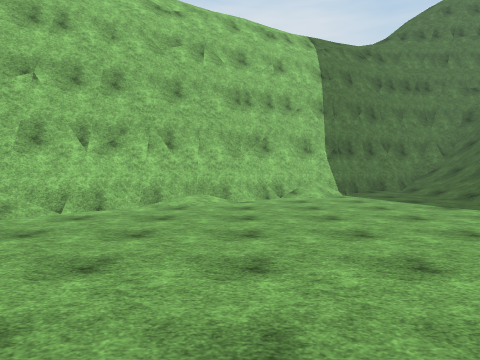
View 1 (above)

18 first-person views from a walk through a Unity game level. The camera is 1.5 m above the floor, tilts 2° down and sees 70° across. The floor is counted in squares, 2 m on a side. Each view is taken from the middle of a square. On the plan, view 1 faces up. The plan holds only what a view shows up to about 11 squares ahead; the rest is blank. The place goes on beyond the plan. Surface patterns are stand-ins for the level's own textures.

View 2
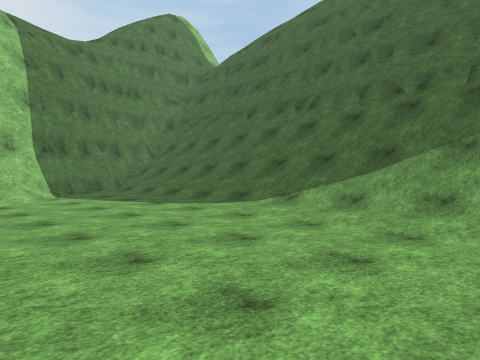

View 3
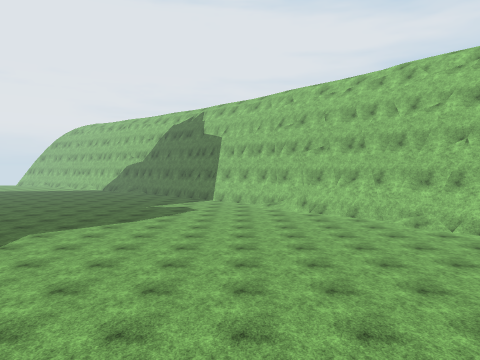

View 4
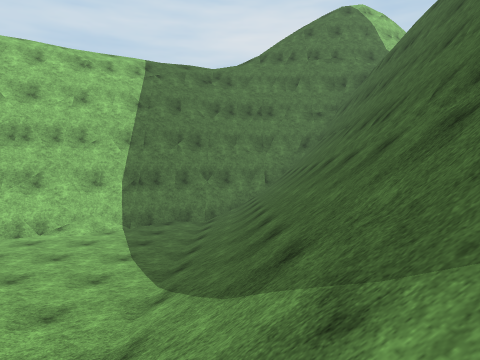

View 5
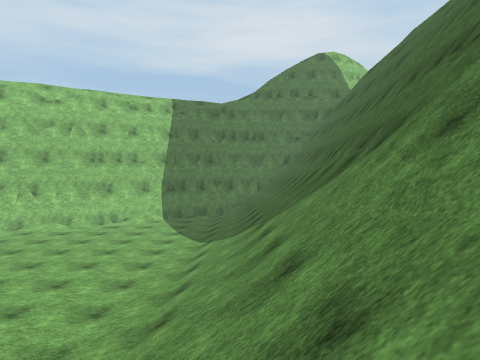

View 6
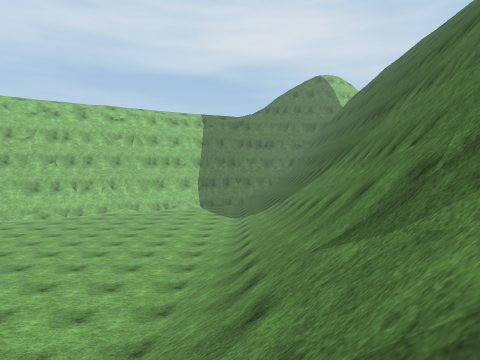

View 7
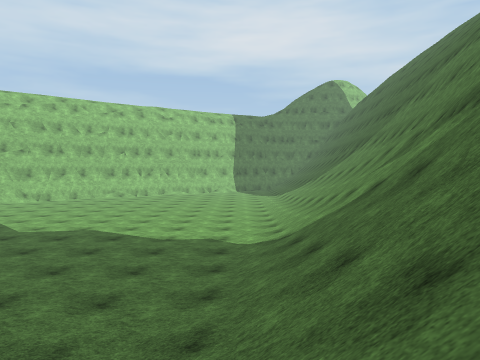

View 8
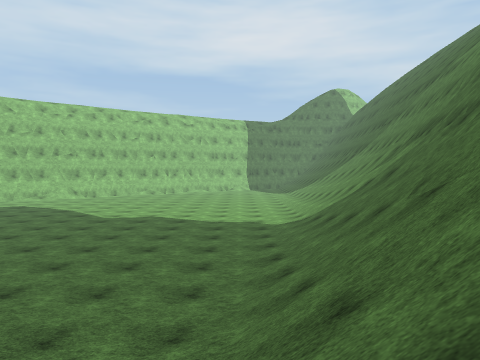

View 9
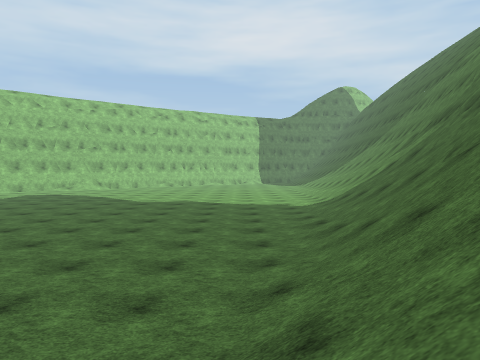

View 10
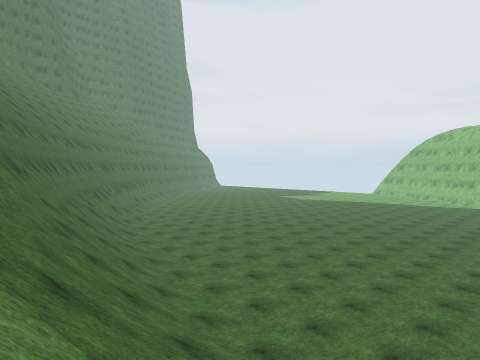

View 11
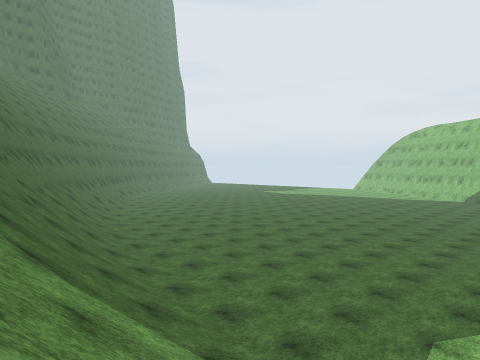

View 12
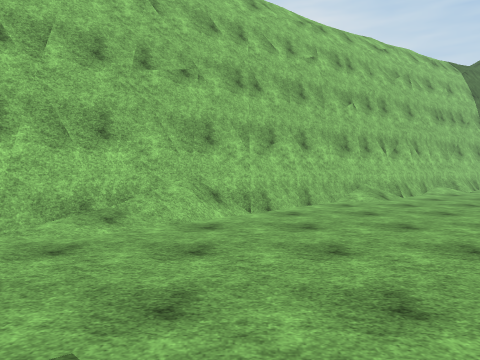

View 13
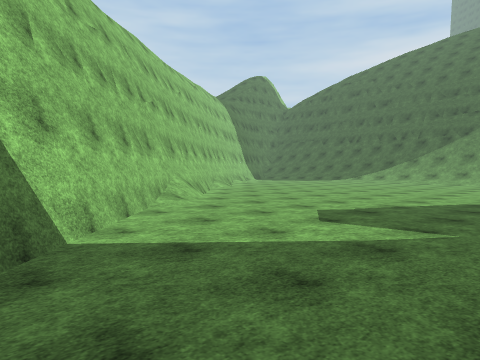

View 14
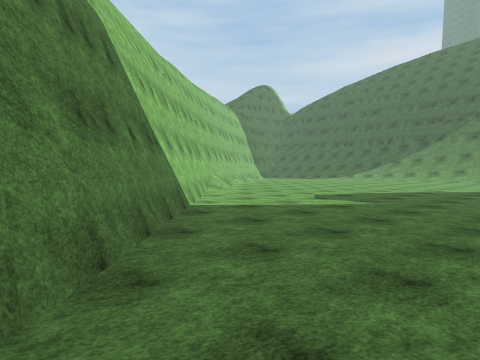

View 15
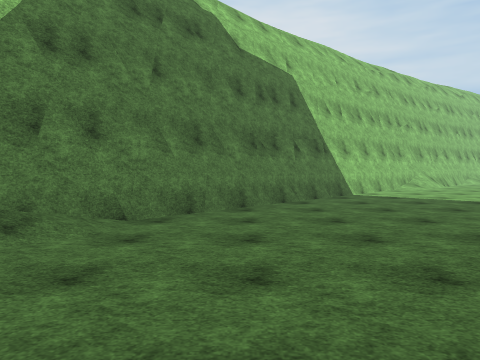

View 16
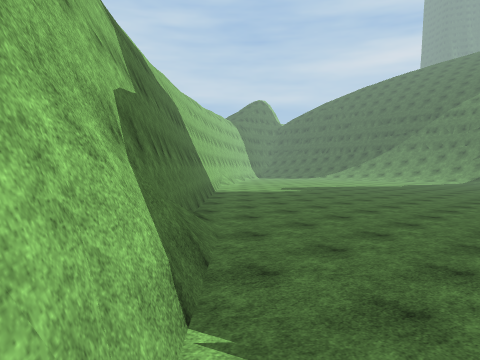

View 17
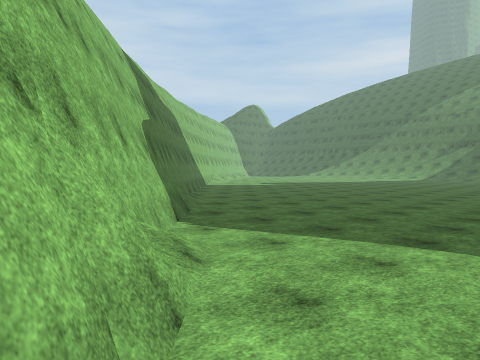

View 18
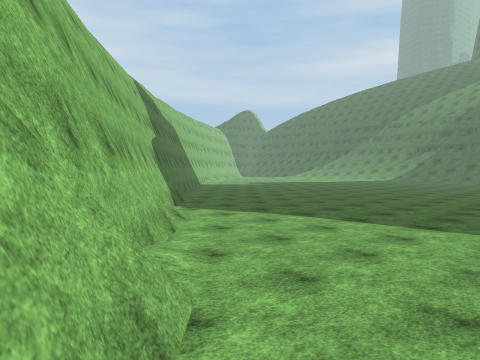

### Floor plan
Key: @ floor where view 1 was taken; # wall or solid block; . floor; / step, stairs or slope; = window, fence, low wall or low ledge.
Columns run from 25 left of view 1 to 9 right of it. Each row starts with its distance up from view 1.
 11                             ###///#
 10                           ###.////#
  9                          ##/..////#
  8                        ###....////#
  7                       ##/.....////#
  6                     ###.......////#
  5                    ##/........///##
  4                   ##..........///##
  3                 ###...........///#
  2                ##/............///#
  1               ##/............////#
  0              ##/.........@...////#
 -1             ##/..............////#
 -2            ##/...............////#
 -3           ##/................///##
 -4          ##/.................///##
 -5         ##/..................///#
 -6        ##/........  .........///#
 -7       ##/.......  ..........////#
 -8       #/......... ..........///##
 -9      ##.....................///##
-10     ##......................///#
-11    ##..........    ........///##
-12    #/...........    .......///##
-13   ##............     ......//=#
-14  ##.........          .....//##
-15  #/..........          ...///##
-16 ##...........           ..//##
-17 #........                .//##
-18 / ..                      /##

Positions as (right, up) in squares from view 1, and headings:
1: (0, 0), facing up
2: (0, 0), facing up-right
3: (6, 0), facing left
4: (6, 0), facing up
5: (6, -5), facing up
6: (5, -10), facing up
7: (3, -14), facing up
8: (2, -17), facing up
9: (1, -18), facing up
10: (6, -7), facing down-left
11: (6, -5), facing down-left
12: (-7, -3), facing up
13: (-13, -5), facing up-right
14: (-16, -7), facing up-right
15: (-15, -11), facing up
16: (-21, -12), facing up-right
17: (-23, -15), facing up-right
18: (-25, -18), facing up-right
